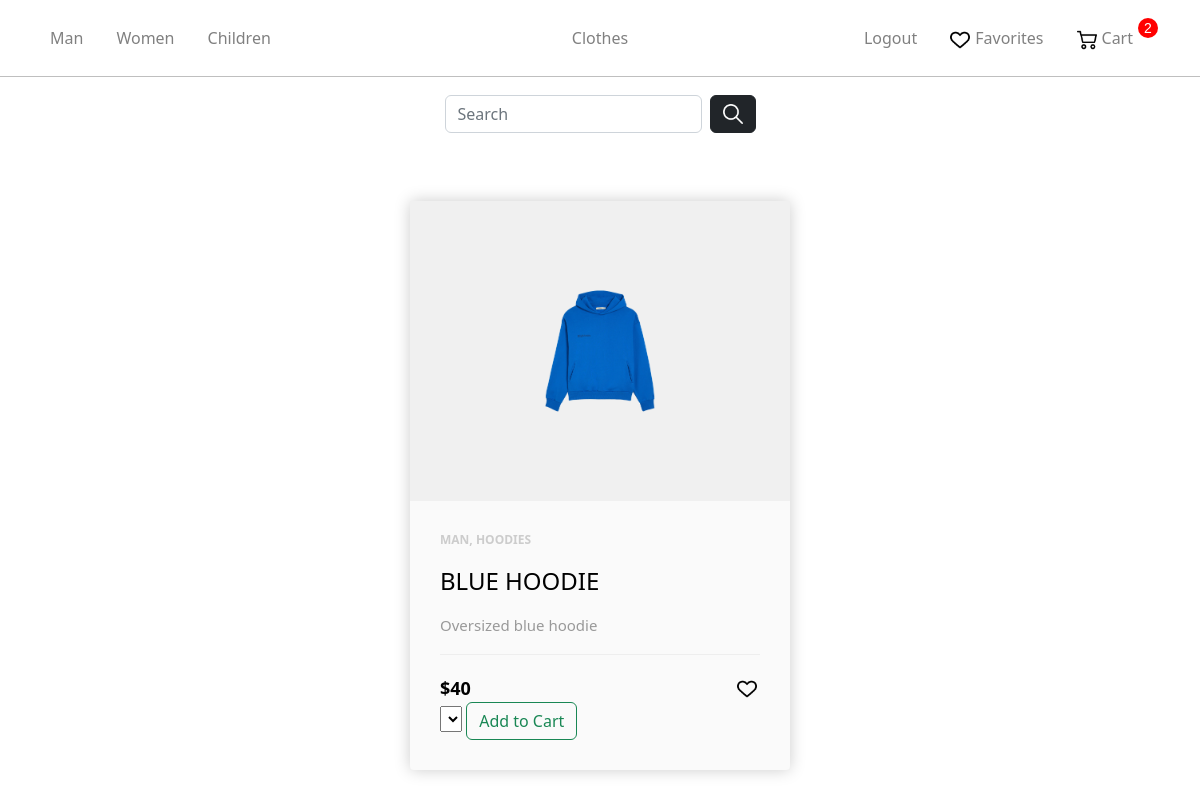
The app's page /product/blue-hoodie/ (signed in), older data.
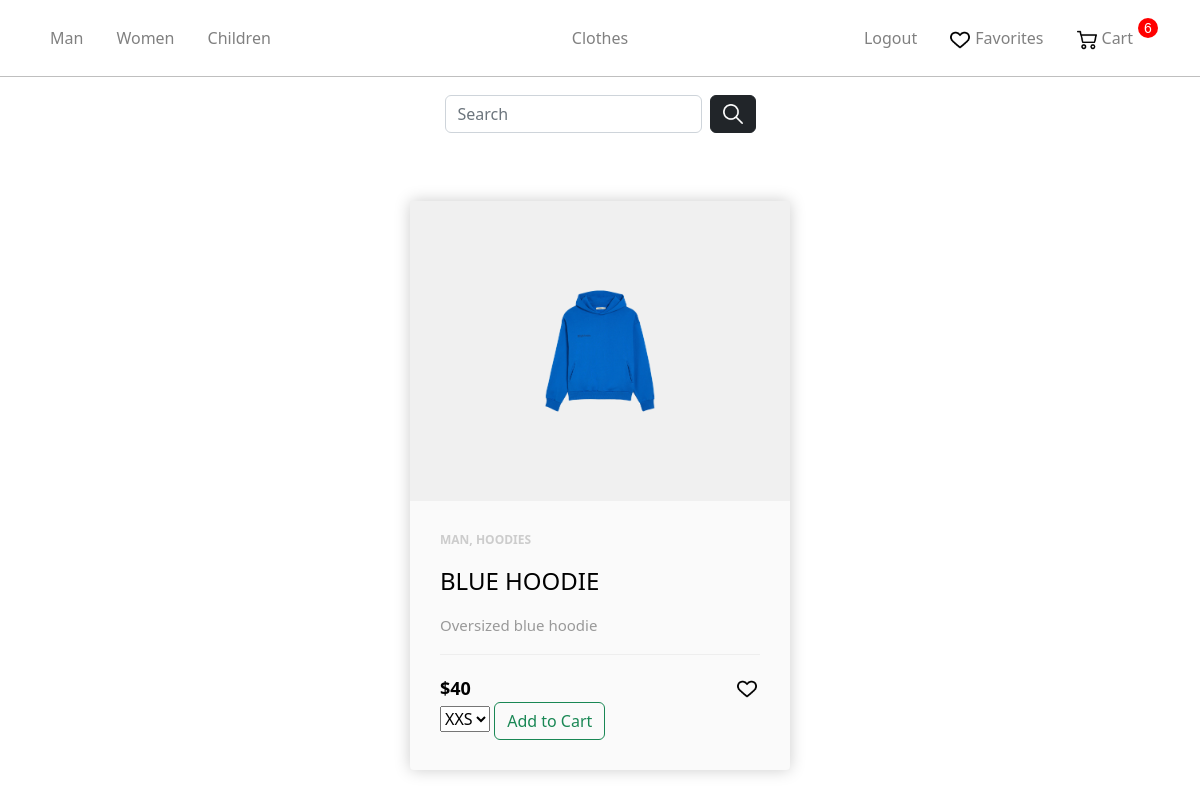
The same page, newer data.
### store/models.py (models this page shows, shortened)
class Order(models.Model):
    user = models.ForeignKey('User', on_delete=models.CASCADE)
    products = models.ManyToManyField('OrderProduct')
    time_create = models.DateTimeField(auto_now_add=True)
    ordered = models.BooleanField(default=False)
    address = models.ForeignKey('Address', on_delete=models.SET_NULL, blank=True, null=True)

### store/views.py (the view)
# urls.py: path('product/<slug:product_slug>/',views.product,name='product'),
def product(request,product_slug):
    context = {}
    product = Product.objects.get(slug=product_slug)
    context = get_user_context(context, request)
    context['product'] = product
    return render(request, "store/product.html", context)

### store/models.py (called while the page is built)
    def get_add_favorite(self):
        return reverse('add_to_favorite', kwargs={'product_slug': self.slug})

    def __str__(self):
        return self.name

    def __str__(self):
        return self.name

    def get_absolute_url(self):
        return reverse('gender', kwargs={'gender_slug': self.slug})

### store/utils.py (called while the page is built)
def get_user_context(dict,request):
    context = dict
    genders = Gender.objects.all()
    ordered = 1
    if not request.user.is_authenticated:
        ordered = 0
    else:
        order_qs = Order.objects.filter(user=request.user, ordered=False)
        if order_qs.exists():
            context["order"] = order_qs[0]
        else:
            ordered = 0
    context["genders"] = genders
    context["gender_selected"] = -1
    context["cat_selected"] = -1
    context["ordered"] = ordered
    return context

### store/templates/store/product.html (shortened to what this page needs)
{% extends 'store/layout.html' %}
{% load static %}
{% load store_tags %}
{% block content %}
    <div class="product-card" style="box-shadow:hsl(0, 0%, 80%) 0 0 16px; border-radius: 4px">
		<div class="product-tumb">
			<img src="{{product.photo.url}}" alt="">
		</div>
		<div class="product-details">
			<span class="product-catagory">{{product.gender}}, {{product.cat}}</span>
			<h4>{{product.name}}</h4>
			<p>{{product.description}}</p>
			<div class="product-bottom-details">
				{%if product.discount%}
				<div style="color: red" class="product-price"><small style="color: black">${{product.price_discount}}</small>${{product.price}}</div>
				{%else%}
				<div style="color: black" class="product-price">${{product.price}}</div>
				{%endif%}
				<div class="product-links">
					<a href="{{product.get_add_favorite}}"><i class="fa fa-heart"><img src="../../static/store/img/heart.png" alt="Heart Icon"></i></a>
				</div>
			</div>
			<select name="sizes" id="sizes" >
			{%for size in product.sizes.all%}
            <option value="{{size.name}}">{{size.name}}</option>
			{%endfor%}
			</select>
			<input type="button" id="addcart" value="Add to Cart"  name="" class="btn btn-outline-success add-btn">
		</div>
	</div>
{% endblock %}

### store/templates/store/layout.html (shortened to what this page needs)
{% load static %}
<!doctype html>
<html lang="en">
<head>
    <link rel="stylesheet" href="https://cdn.jsdelivr.net/npm/bootstrap@5.2.3/dist/css/bootstrap.min.css">
    <link rel="stylesheet" href="{% static 'store/css/main.css' %}">
</head>
<body>
    <nav class="navbar navbar-expand-sm navbar-dark main-nav">
    <div class="container justify-content-center">
        <ul class="nav navbar-nav w-100 flex-nowrap">
            {% for gender in genders%}
            <li class="nav-item active">
                {%if gender == gender_selected%}
                <p class="nav-link-selected lk" >{{gender.name}}</p>
                {%else%}
                <a class="nav-link lk" href="{{gender.get_absolute_url}}">{{gender.name}}</a>
                {%endif%}
            {% endfor %}
        </ul>
        <ul class="nav navbar-nav justify-content-center">
            <li class="nav-item"><a class="nav-link" href="{% url 'main' %}">Clothes</a></li>
        </ul>
        <ul class="nav navbar-nav w-100 justify-content-end">
            {% if request.user.is_authenticated %}
            <li class="nav-item">
                <a class="nav-link lk" href="{% url 'logout' %}">Logout</a>
            </li>
            {%endif%}
            <li class="nav-item">
                <a class="nav-link lk icon" href="{% url 'liked' %}"><img src="../../static/store/img/heart.png" alt="Heart Icon">Favorites</a>
            </li>
            <li class="nav-item">
                {%if not ordered%}
                    <p class="cart-total">0</p>
                {%else%}
                    <p class="cart-total">{{order.products.count}}</p>
                {%endif%}
                <a class="nav-link lk icon" href="{% url 'cart' %}"><img src="../../static/store/img/shopping-cart.png" alt="Cart Icon">Cart</a>
            </li>
        </ul>
    </div>
    </nav>
    <hr class="nav">
    <nav class="navbar navbar-expand-sm navbar-dark sec-nav">
    <div class="container justify-content-center">
        <form class="d-flex" role="search">
        <input class="form-control search-input me-2" type="search" placeholder="Search" aria-label="Search" name ="search_area" value="{{ search_input }}">
        <button type="button" class="btn btn-dark"><img src="../../static/store/img/loupe.png" alt="Loupe Icon"></button>
        </form>
    </div>
    </nav>
    {% block content %}
    {% endblock %}
</body>
</html>

Row changes from the older to the newer data that the page shows:
changed Order: products.count "2" → "6"
Text that changed along with them:
form field sizes: (not shown) → "XXS"
